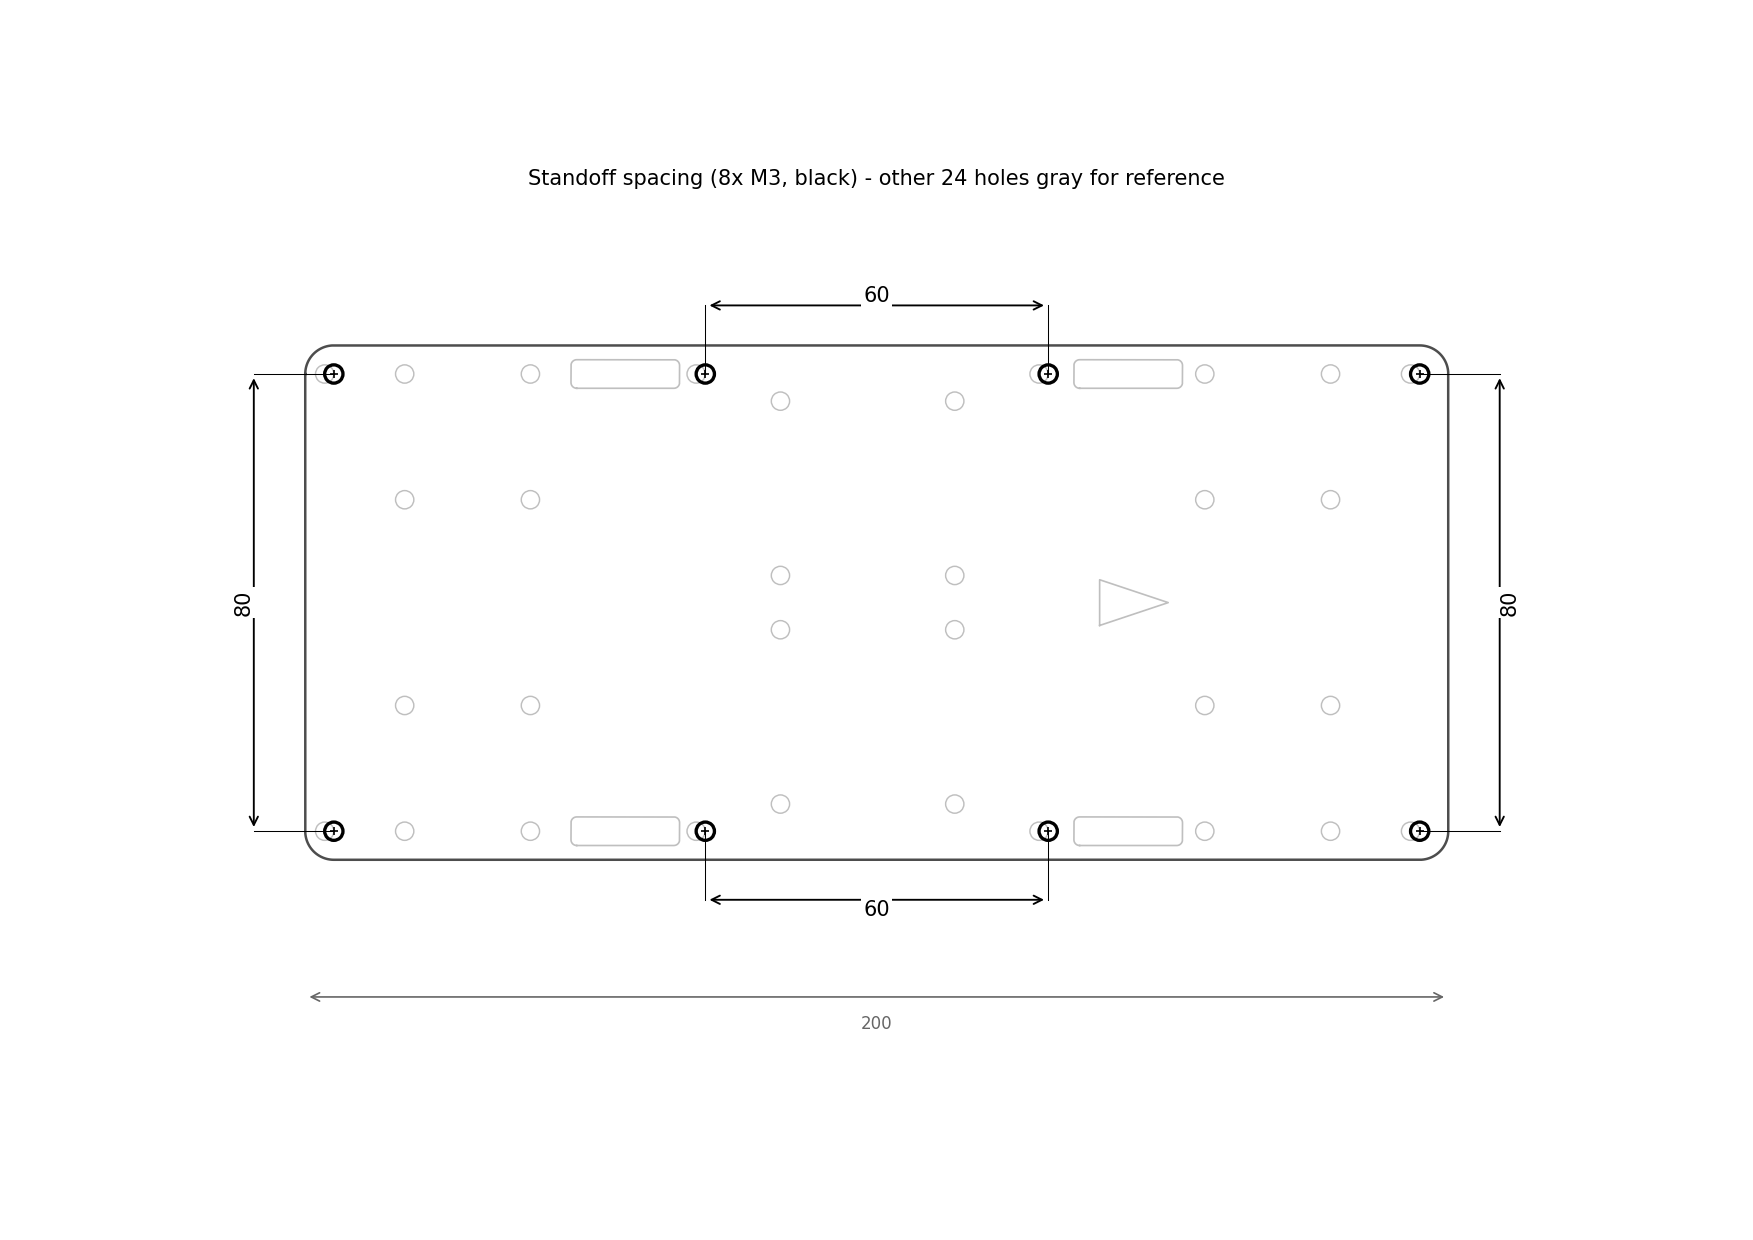

Recreate this plot in Python.
"""
Standoff dimension drawing - calls out the 8 standoff hole positions (4
corner + 4 middle) with the spacings between them, for quick reference
during assembly/drilling.

Geometry comes from plate.step (run plate.py first) for the outline and the
full hole set (shown light gray for context); standoff coordinates are
computed straight from config.yaml the same way plate.py places them.

Run: python3.11 standoff_dimensions.py -> standoff_dimensions.pdf / .png
"""

import os
from pathlib import Path

import matplotlib

matplotlib.use("Agg")
import matplotlib.pyplot as plt
import yaml
from build123d import *

os.chdir(Path(__file__).parent)  # outputs land next to this script

with open("config.yaml") as f:
    config = yaml.safe_load(f)
P = config["plate"]
L, W = P["frame_length"], P["frame_width"]

source = import_step("plate.step")
top = source.faces().sort_by(Axis.Z)[-1]

def sample_wire(wire, n=24):
    pts = []
    for e in wire.edges():
        pts += [(e.position_at(t / n).X, e.position_at(t / n).Y) for t in range(n)]
    return pts

holes, cutouts = [], []
for w in top.inner_wires():
    if len(w.edges()) == 1 and w.edges()[0].geom_type == GeomType.CIRCLE:
        c = w.center()
        holes.append((c.X, c.Y, 2 * w.edges()[0].radius))
    else:
        cutouts.append(sample_wire(w))
outline = sample_wire(top.outer_wire())

# ---- standoff coordinates, computed the same way plate.py places them ----
corner_y = W / 2 - P["corner_standoff_offset"]
middle_y = W / 2 - P["middle_standoff_edge_offset"]
corner_x = L / 2 - P["corner_standoff_offset"]
middle_x = P["middle_standoff_x"]

corners = [(sx * corner_x, sy * corner_y) for sx in (-1, 1) for sy in (-1, 1)]
middles = [(sx * middle_x, sy * middle_y) for sx in (-1, 1) for sy in (-1, 1)]

front_span = 2 * corner_y   # between the 2 corner standoffs at one end
side_span = 2 * middle_x    # between the 2 middle standoffs on one long side

# =============================================================================
# DRAWING
# =============================================================================

fig = plt.figure(figsize=(11.69, 8.27))  # A4 landscape
ax = fig.add_axes([0.06, 0.1, 0.88, 0.8])
ax.set_aspect("equal")
ax.axis("off")

def plot_wire(pts, **kw):
    xs = [p[0] for p in pts] + [pts[0][0]]
    ys = [p[1] for p in pts] + [pts[0][1]]
    ax.plot(xs, ys, **kw)

plot_wire(outline, color="0.3", lw=1.2)
for c in cutouts:
    plot_wire(c, color="0.75", lw=0.8)
for x, y, d in holes:
    ax.add_patch(plt.Circle((x, y), d / 2, fill=False, lw=0.7, color="0.75"))

# highlight the 8 standoffs
for x, y in corners + middles:
    ax.add_patch(plt.Circle((x, y), P["standoff_diameter"] / 2, fill=False,
                             lw=1.6, color="black"))
    ax.plot([x], [y], "k+", ms=4, mew=0.8)

def dim(p1, p2, offset, label, horizontal):
    """Dimension line offset perpendicular to the measured span."""
    if horizontal:
        y = offset
        ax.plot([p1[0], p1[0]], [p1[1], y], "k-", lw=0.5)
        ax.plot([p2[0], p2[0]], [p2[1], y], "k-", lw=0.5)
        ax.annotate("", xy=(p2[0], y), xytext=(p1[0], y),
                    arrowprops=dict(arrowstyle="<->", lw=0.9))
        ax.text((p1[0] + p2[0]) / 2, y, label, ha="center",
                va="bottom" if y > 0 else "top", fontsize=10,
                bbox=dict(fc="white", ec="none", pad=1))
    else:
        x = offset
        ax.plot([p1[0], x], [p1[1], p1[1]], "k-", lw=0.5)
        ax.plot([p2[0], x], [p2[1], p2[1]], "k-", lw=0.5)
        ax.annotate("", xy=(x, p2[1]), xytext=(x, p1[1]),
                    arrowprops=dict(arrowstyle="<->", lw=0.9))
        ax.text(x, (p1[1] + p2[1]) / 2, label, ha="left" if x > 0 else "right",
                va="center", fontsize=10, rotation=90,
                bbox=dict(fc="white", ec="none", pad=1))

# front span: between the 2 corner standoffs at the nose end (+X)
dim((corner_x, -corner_y), (corner_x, corner_y), corner_x + 14,
    f"{front_span:.0f}", horizontal=False)
# front span: same at the tail end (-X), shown for confirmation
dim((-corner_x, -corner_y), (-corner_x, corner_y), -corner_x - 14,
    f"{front_span:.0f}", horizontal=False)

# side span: between the 2 middle standoffs on the +Y (port) long edge
dim((-middle_x, middle_y), (middle_x, middle_y), middle_y + 12,
    f"{side_span:.0f}", horizontal=True)
# side span: same on the -Y (starboard) edge
dim((-middle_x, -middle_y), (middle_x, -middle_y), -middle_y - 12,
    f"{side_span:.0f}", horizontal=True)

# overall outline dims for reference
ax.annotate("", xy=(-L / 2, -W / 2 - 24), xytext=(L / 2, -W / 2 - 24),
            arrowprops=dict(arrowstyle="<->", lw=0.8, color="0.4"))
ax.text(0, -W / 2 - 27, f"{L:.0f}", ha="center", va="top", fontsize=8, color="0.4")

ax.set_xlim(-L / 2 - 35, L / 2 + 35)
ax.set_ylim(-W / 2 - 32, W / 2 + 26)
ax.set_title("Standoff spacing (8x M3, black) - other 24 holes gray for reference",
             fontsize=10)

fig.savefig("standoff_dimensions.pdf")
fig.savefig("standoff_dimensions.png", dpi=150)
print(f"front span (corner-to-corner, at each end): {front_span:.1f} mm")
print(f"side span (middle-to-middle, on each long edge): {side_span:.1f} mm")
print(f"corner standoff <-> middle standoff (same side): {corner_x - middle_x:.1f} mm")
print("exported standoff_dimensions.pdf / .png")
